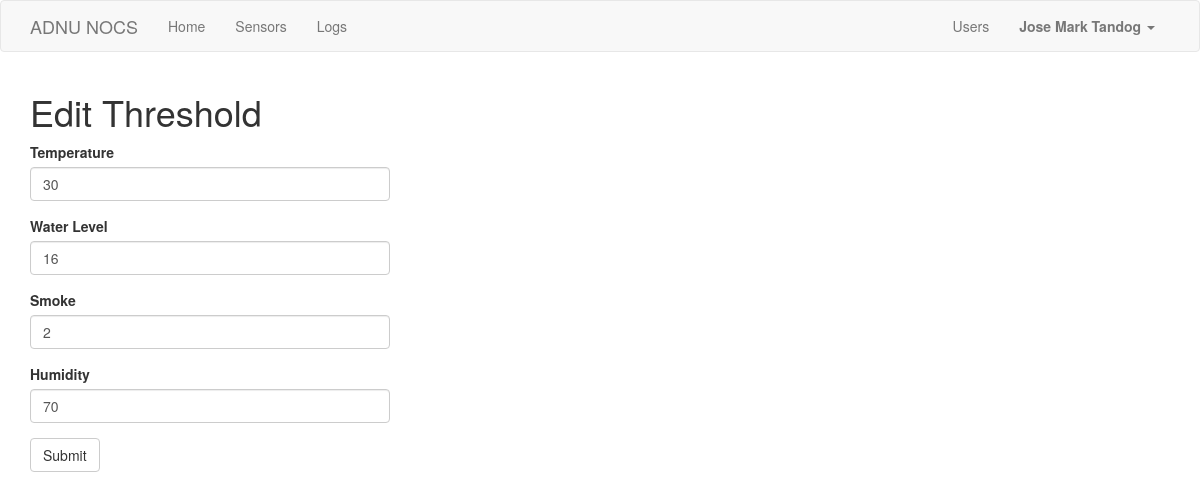
/edit_threshold (signed in), run on the app's committed database.
### app/models.py (models this page shows, shortened)
class User(UserMixin, db.Model):
	id = db.Column(db.Integer, primary_key=True)
	username = db.Column(db.String(64), index=True, unique=True)
	name = db.Column(db.String(120), index=True, unique=True)
	email = db.Column(db.String(120), index=True, unique=True)
	user_type = db.Column(db.String(120), index=True)
	password_hash = db.Column(db.String(128))
	posts = db.relationship('Post', backref='author', lazy='dynamic')
	about_me = db.Column(db.String(140))
	last_seen = db.Column(db.DateTime, default=datetime.utcnow)
	followed = db.relationship('User', secondary=followers,\
		primaryjoin=(followers.c.follower_id == id),\
		secondaryjoin=(followers.c.followed_id == id),\
		backref=db.backref('followers', lazy='dynamic'), lazy='dynamic')

class SensorThreshold(db.Model):
	id = db.Column(db.Integer, primary_key=True)
	temp = db.Column(db.String(140))
	smoke = db.Column(db.String(140))
	water = db.Column(db.String(140))
	humid = db.Column(db.String(140))

### app/routes.py (the view)
@app.route('/edit_threshold', methods=['GET', 'POST'])
@login_required
def edit_threshold():
    form = EditThresholdForm()
    sensor_threshold = SensorThreshold.query.get(1)
    if form.validate_on_submit():
        sensor_threshold.temp = form.temp.data
        sensor_threshold.water = form.water.data
        sensor_threshold.smoke = form.smoke.data
        sensor_threshold.humid = form.smoke.humid
        db.session.commit()
        flash('Your changes have been saved.')
        return redirect(url_for('edit_threshold'))
    elif request.method == 'GET':
        form.temp.data = sensor_threshold.temp
        form.water.data = sensor_threshold.water
        form.smoke.data = sensor_threshold.smoke
        form.humid.data = sensor_threshold.humid
    return render_template('edit_threshold.html', title='Edit Threshold', form=form)

### app/forms.py
class EditThresholdForm(FlaskForm):
    temp = StringField('Temperature', validators=[DataRequired()])
    water = StringField('Water Level', validators=[DataRequired()])
    smoke =StringField('Smoke', validators=[DataRequired()])
    humid =StringField('Humidity', validators=[DataRequired()])
    submit = SubmitField('Submit')

### app/models.py (called while the page is built)
@login.user_loader
def load_user(id):
	return User.query.get(int(id))

### app/routes.py (called while the page is built)
@app.before_request
def before_request():
    if current_user.is_authenticated:
        current_user.last_seen = datetime.utcnow()
        db.session.commit()

### app/templates/edit_threshold.html
{% extends "base.html" %}
{% import 'bootstrap/wtf.html' as wtf %}
{% block app_content %}
    <h1>Edit Threshold</h1>
    <div class="row">
        <div class="col-md-4">
            {{ wtf.quick_form(form) }}
        </div>
    </div>
{% endblock %}

### app/templates/base.html (shortened to what this page needs)
{% extends 'bootstrap/base.html' %}
{% block navbar %}
    <nav class="navbar navbar-default">
        <div class="container">
            <div class="navbar-header">
                <a class="navbar-brand" href="{{ url_for('index') }}">ADNU NOCS</a>
            </div>
            <div class="collapse navbar-collapse" id="bs-example-navbar-collapse-1">
                <ul class="nav navbar-nav">
                    <li><a href="{{ url_for('index') }}">Home</a></li>
                    {% if current_user.is_authenticated %}
                    <li><a href="{{ url_for('sensor') }}">Sensors</a></li>
                    <li><a href="{{ url_for('csv_page') }}">Logs</a></li>
                    {% endif %}
                </ul>
                <ul class="nav navbar-nav navbar-right">
                    {% if current_user.is_anonymous %}
                        <li><a href="{{ url_for('login') }}">Login</a></li>
                    {% else %}
                        {% if current_user.user_type == 'Admin' %}
                            <li><a href="{{ url_for('users') }}">Users</a></li>
                        {% endif %}
                        <li class="dropdown">
                        <a href="#" class="dropdown-toggle" data-toggle="dropdown" role="button" aria-haspopup="true" aria-expanded="false"><b> {{ current_user.name }} </b> <span class="caret"></span></a>
                      </li>
                    {% endif %}
                </ul>
            </div>
        </div>
    </nav>
{% endblock %}
{% block content %}
    <div class="container">
        {% block app_content %}{% endblock %}
    </div>
{% endblock %}
{% block styles %}
    {{ super () }}
    <link rel="stylesheet" href="{{ url_for('static', filename='styles.css') }}">
    <link rel="stylesheet" href="{{ url_for('static', filename='dataTables.bootstrap.min.css') }}">
{% endblock %}

### app/static/styles.css (style rules this page uses)
html { overflow-y: scroll; }

### data on the page
User: name "Jose Mark Tandog"
SensorThreshold: temp "30", water "16", smoke "2", humid "70"
